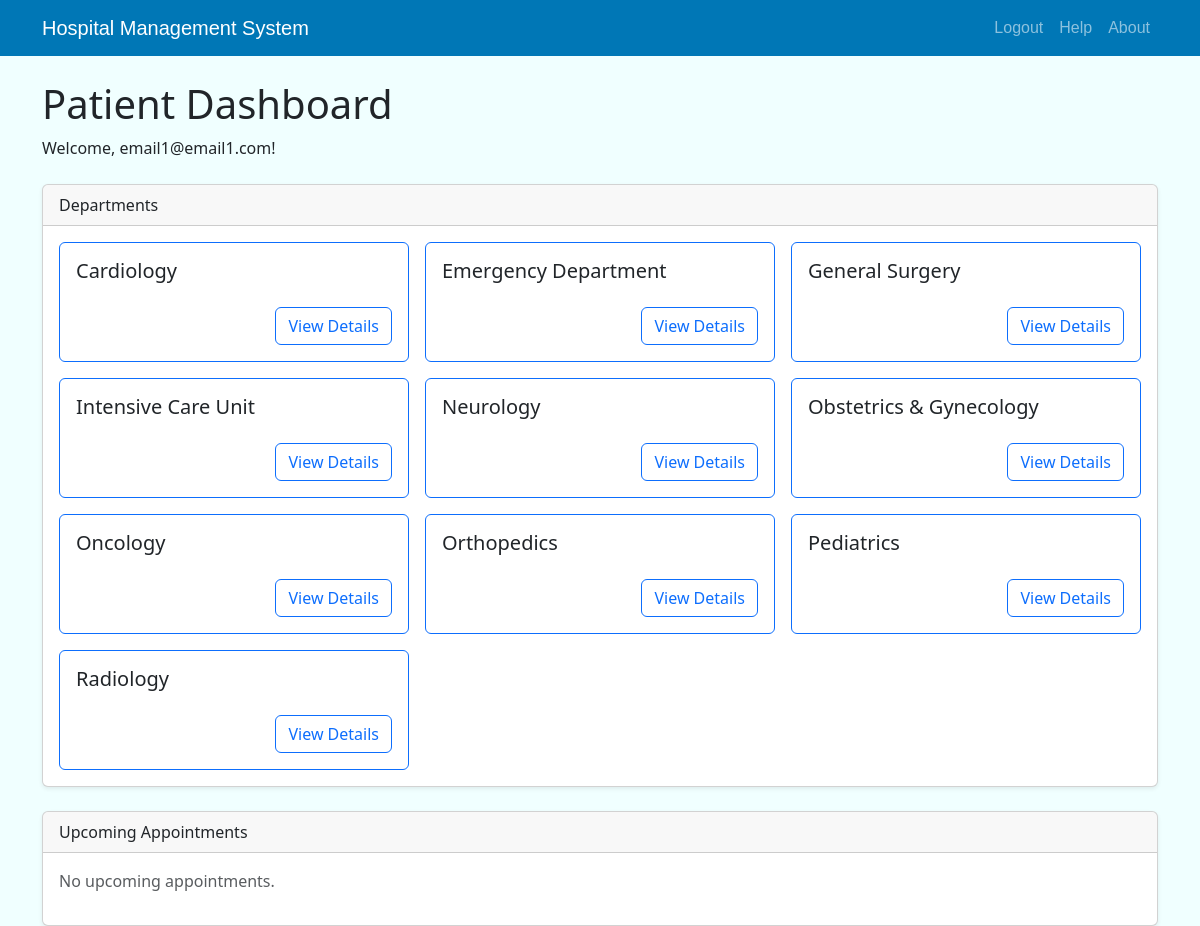
The app's page /patient-dashboard (signed in) with its own data.
### application/models.py (models this page shows)
class User(db.Model, UserMixin):
    __tablename__='user'
    id = db.Column(db.Integer, autoincrement=True, primary_key=True)
    email = db.Column(db.String(255), unique=True, nullable=False)
    password = db.Column(db.String(255))
    active = db.Column(db.Boolean)
    roles = db.relationship('Role', secondary=roles_users, backref=db.backref('users', lazy='dynamic'))
    fs_uniquifier = db.Column(db.String, unique=True, nullable=False, default=lambda: uuid4().hex)

class Department(db.Model):
    __tablename__ = 'department'
    id = db.Column(db.Integer, autoincrement=True, primary_key=True)
    name = db.Column(db.String(255), nullable=False, unique=True)
    description = db.Column(db.Text)
    doctors_registered = db.Column(db.Integer, default=0)
    extra_info = db.Column(db.Text)
    doctors = db.relationship('Doctor', backref='department', lazy=True)

### application/controllers.py (the view, shortened to what this page needs)
@app.route("/patient-dashboard", methods=['GET'])
@login_required
def patient_dashboard():
    from application.models import Appointment, Doctor, Department
    patient = Patient.query.filter_by(email=current_user.email).first()
    patient_name = patient.name if patient and patient.name else current_user.email
    departments = Department.query.order_by(Department.name).all()
    appointments = Appointment.query.filter_by(patient_id=patient.id).order_by(Appointment.date).all() if patient else []
    appt_list = []
    return render_template(
        'dashboards/patient_dashboard.html',
        patient_name=patient_name,
        page_name="Patient Dashboard",
        script="",
        departments=departments,
        appointments=appt_list
    )

### templates/dashboards/patient_dashboard.html (shortened to what this page needs)
<!DOCTYPE html>
<html lang="en">
<head>
    <link href="https://cdn.jsdelivr.net/npm/bootstrap@5.3.8/dist/css/bootstrap.min.css" rel="stylesheet">
    <link rel="stylesheet" href="../../static/pages.css">
</head>
<body>
    <header>
    <div class="navbar navbar-dark navbar-expand-md">
        <div class="container">
            <a href="/" class="navbar-brand">Hospital Management System</a>
            <div class="collapse navbar-collapse" id="nav">
            <ul class="navbar-nav ms-auto">
                <li class="nav-item">
		{% if current_user.is_authenticated %}
		    <a href="/logout" id="logout_nav" class="nav-link">Logout</a>
		{% else %}
                    <a href="/login" id="login_nav" class="nav-link {{ log_active }}">Login</a>
		{% endif %}
                </li>
                <li class="nav-item">
                    <a href="help" id="help_nav" class="nav-link {{ help_active }}">Help</a>
                </li>
                 <li class="nav-item">
                     <a href="about" id="about_nav" class="nav-link {{ about_active }}">About</a>
                </li>
            </ul>
            </div>
        </div>
    </div>
    </header>
    <main>
        <div class="container mt-4">
            <h1>Patient Dashboard</h1>
            <p>Welcome, {{ patient_name }}!</p>
            <div class="card shadow-sm mt-4">
                <div class="card-header">Departments</div>
                <div class="card-body">
                    <div class="row row-cols-1 row-cols-md-2 row-cols-lg-3 g-3">
                        {% for dept in departments %}
                        <div class="col">
                            <div class="card h-100 border-primary">
                                <div class="card-body d-flex flex-column justify-content-between">
                                    <h5 class="card-title">{{ dept.name }}</h5>
                                    <div class="d-flex justify-content-end mt-3">
                                        <a href="/department/{{ dept.id }}" class="btn btn-outline-primary">View Details</a>
                                    </div>
                                </div>
                            </div>
                        </div>
                        {% endfor %}
                    </div>
                </div>
            </div>
                    <div class="card shadow-sm mt-4">
                        <div class="card-header">Upcoming Appointments</div>
                        <div class="card-body">
                            {% if appointments and appointments|length > 0 %}
                            <div class="table-responsive">
                                <table class="table table-bordered align-middle">
                                    <thead class="table-light">
                                        <tr>
                                            <th>Sr No.</th>
                                            <th>Doctor</th>
                                            <th>Department</th>
                                            <th>Date</th>
                                            <th>Shift</th>
                                            <th>Action</th>
                                        </tr>
                                    </thead>
                                    <tbody>
                                        {% for appt in appointments %}
                                        <tr>
                                            <td>{{ appt.id }}</td>
                                            <td>{{ appt.doctor_name }}</td>
                                            <td>{{ appt.department }}</td>
                                            <td>{{ appt.date.strftime('%Y-%m-%d') if appt.date else '' }}</td>
                                            <td>{{ appt.shift|capitalize }}</td>
                                            <td>
                                                <form method="post" action="/cancel-appointment" style="display:inline;">
                                                    <input type="hidden" name="appointment_id" value="{{ appt.id }}">
                                                    <button type="submit" class="btn btn-sm btn-danger" onclick="return confirm('Cancel this appointment?');">Cancel</button>
                                                </form>
                                            </td>
                                        </tr>
                                        {% endfor %}
                                    </tbody>
                                </table>
                            </div>
                            {% else %}
                                <p class="text-muted">No upcoming appointments.</p>
                            {% endif %}
                        </div>
                    </div>
        </div>
    </main>
</body>
</html>

### static/pages.css (style rules this page uses)
body { background-color: #F0FFFF; }
.navbar { background-color: #0077B6; }
.legend, .navbar-brand, .nav-link { font-family: "Arial"; }
a { color: #0320fc; }
main { height: 100vh; }

### records on screen
User: email "email1@email1.com"
Department: name "Cardiology"
Department: name "Emergency Department"
Department: name "General Surgery"
Department: name "Intensive Care Unit"
Department: name "Neurology"
Department: name "Obstetrics & Gynecology"
Department: name "Oncology"
Department: name "Orthopedics"
Department: name "Pediatrics"
Department: name "Radiology"
